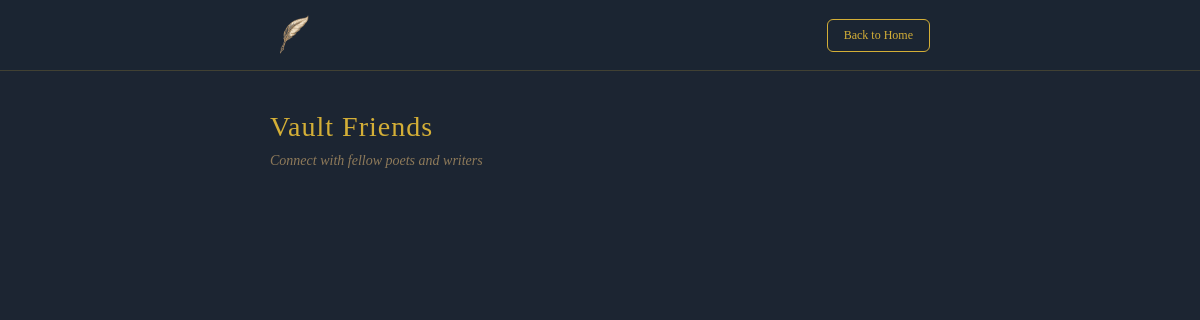
Before: /users (signed in) with the older database file.
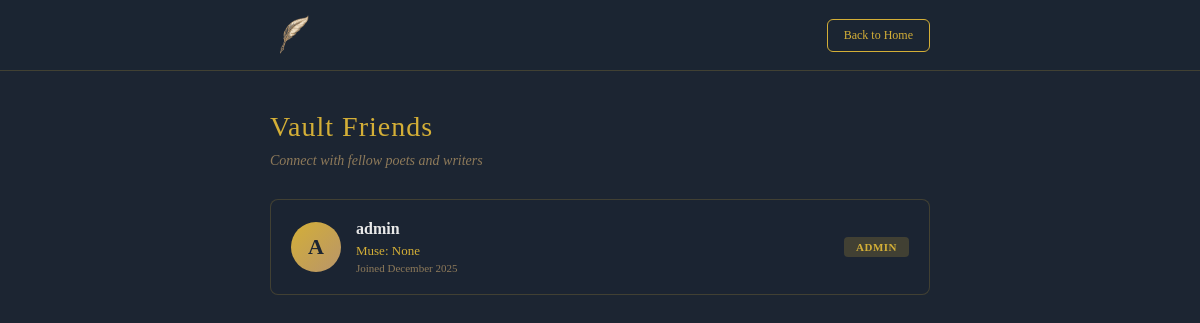
After: the same page with the newer database file.
### models.py (models this page shows, shortened)
class User(UserMixin, db.Model):
    __tablename__ = 'users'
    id = db.Column(db.Integer, primary_key=True)
    username = db.Column(db.String(80), unique=True, nullable=False)
    email = db.Column(db.String(120), unique=True, nullable=False)
    password_hash = db.Column(db.String(255), nullable=False)
    age = db.Column(db.Integer, nullable=True)
    favorite_poet = db.Column(db.String(100), nullable=True)
    is_admin = db.Column(db.Boolean, default=False)
    has_seen_tutorial = db.Column(db.Boolean, default=False)
    subscription_tier = db.Column(db.String(20), default='free')  # free, plus, pro
    subscription_expires = db.Column(db.DateTime, nullable=True)
    created_at = db.Column(db.DateTime, default=datetime.utcnow)
    last_login = db.Column(db.DateTime, nullable=True)
    privacy_settings = db.Column(db.Text, nullable=True)  # Encrypted JSON
    is_banned = db.Column(db.Boolean, default=False)
    ban_reason = db.Column(db.String(500), nullable=True)
    failed_login_attempts = db.Column(db.Integer, default=0)
    account_locked_until = db.Column(db.DateTime, nullable=True)
    email_verified = db.Column(db.Boolean, default=False)
    two_factor_enabled = db.Column(db.Boolean, default=False)
    data_sharing_consent = db.Column(db.Boolean, default=False)
    poems = db.relationship('Poem', backref='author', lazy=True)
    comments = db.relationship('Comment', backref='author', lazy=True)
    saved_poems = db.relationship('SavedPoem', backref='user', lazy=True, cascade='all, delete-orphan')
    likes = db.relationship('Like', backref='user', lazy=True, cascade='all, delete-orphan')
    notifications = db.relationship('Notification', backref='user', lazy=True, cascade='all, delete-orphan')
    highlights = db.relationship('Highlight', backref='user', lazy=True, cascade='all, delete-orphan')
    following = db.relationship('Follow', foreign_keys='Follow.follower_id', backref='follower', lazy='dynamic', cascade='all, delete-orphan')
    followers = db.relationship('Follow', foreign_keys='Follow.followed_id', backref='followed', lazy='dynamic', cascade='all, delete-orphan')

### app.py (the view)
    @app.route('/users')
    @login_required
    def users():
        try:
            from models import Follow
            classic_poet_names = ['Shakespeare', 'Rumi', 'Emily Dickinson', 'Edgar Allan Poe',
                                 'Walt Whitman', 'Lord Byron', 'William Wordsworth',
                                 'John Keats', 'Percy Shelley', 'Robert Burns',
                                 'Robert Frost', 'Maya Angelou', 'Langston Hughes',
                                 'المتنبي', 'قيس بن الملوح']
            all_users = User.query.filter(
                ~User.username.in_(classic_poet_names)
            ).order_by(User.created_at.desc()).limit(100).all()  # Limit for performance
            current_user_following_ids = [f.followed_id for f in Follow.query.filter_by(follower_id=current_user.id).all()]
            return render_template('users.html', users=all_users, current_user_following_ids=current_user_following_ids)
        except Exception as e:
            logger.error(f"Error in users route: {str(e)}")
            return render_template('users.html', users=[], current_user_following_ids=[], error='Failed to load users')

### templates/users.html (shortened to what this page needs)
<!DOCTYPE html>
<html>
<head>
</head>
<body>
    <nav class="navbar">
        <div class="nav-container">
            <a href="/home" class="logo">
                <img src="{{ url_for('static', filename='images/logo.png') }}" alt="Poetry Vault" style="height: 40px; width: auto; vertical-align: middle;">
            </a>
            <a href="/home" class="btn-back">Back to Home</a>
        </div>
    </nav>
    <div class="container">
        <h1>Vault Friends</h1>
        <p class="subtitle">Connect with fellow poets and writers</p>
        {% for user in users %}
        <div class="user-card">
            <a href="/user/{{ user.id }}">
                <div class="avatar">{{ user.username[0].upper() }}</div>
                <div class="user-info">
                    <strong>{{ user.username }}</strong>
                    <div class="poet">Muse: {{ user.favorite_poet }}</div>
                    <div class="joined">Joined {{ user.created_at.strftime('%B %Y') }}</div>
                </div>
            </a>
            {% if user.is_admin %}
            <div class="admin-badge">Admin</div>
            {% elif user.id != current_user.id %}
            <button class="follow-btn {% if user.id in current_user_following_ids %}following{% endif %}"
                    id="follow-btn-{{ user.id }}"
                    onclick="toggleFollow({{ user.id }})">
                {% if user.id in current_user_following_ids %}Following{% else %}Follow{% endif %}
            </button>
            {% endif %}
        </div>
        {% endfor %}
    </div>
</body>
</html>

### templates/users.html (style rules this page uses)
* { margin: 0; padding: 0; box-sizing: border-box; }
body { font-family: 'Georgia', 'Times New Roman', serif; background: #1c2532; min-height: 100vh; color: #e8e8e8; }
.navbar { background: rgba(28, 37, 50, 0.95); border-bottom: 1px solid rgba(212, 175, 55, 0.2); padding: 15px 0; position: sticky; top: 0; z-index: 100; }
.nav-container { max-width: 700px; margin: 0 auto; padding: 0 20px; display: flex; justify-content: space-between; align-items: center; }
.logo { font-size: 24px; color: #d4af37; font-weight: 600; letter-spacing: 1px; text-decoration: none; }
.btn-back { padding: 8px 16px; background: transparent; color: #d4af37; border: 1px solid #d4af37; border-radius: 6px; text-decoration: none; font-size: 12px; font-weight: 500; }
.container { max-width: 700px; margin: 40px auto; padding: 0 20px; }
h1 { color: #d4af37; font-size: 28px; margin-bottom: 10px; font-weight: normal; letter-spacing: 1px; }
.subtitle { color: #8e7a5a; font-size: 14px; margin-bottom: 30px; font-style: italic; }
.user-card { background: rgba(28, 37, 50, 0.8); border: 1px solid rgba(212, 175, 55, 0.2); border-radius: 8px; padding: 20px; margin-bottom: 15px; display: flex; align-items: center; gap: 15px; transition: border-color 0.2s; }
.avatar { width: 50px; height: 50px; border-radius: 50%; background: linear-gradient(135deg, #d4af37 0%, #b8956a 100%); display: flex; align-items: center; justify-content: center; color: #1c2532; font-weight: bold; font-size: 22px; flex-shrink: 0; }
.user-info { flex: 1; }
.user-info strong { color: #e8e8e8; font-size: 16px; display: block; font-weight: 600; margin-bottom: 5px; }
.user-info .poet { color: #d4af37; font-size: 13px; margin-bottom: 3px; }
.user-info .joined { color: #8e7a5a; font-size: 11px; }
.admin-badge { background: rgba(212, 175, 55, 0.2); color: #d4af37; padding: 4px 12px; border-radius: 4px; font-size: 11px; font-weight: 600; letter-spacing: 0.5px; text-transform: uppercase; }
.user-card a { text-decoration: none; color: inherit; flex: 1; display: flex; align-items: center; gap: 15px; }

Changed rows visible on the page:
added User: username "A", username "admin", favorite_poet "None", created_at "December 2025", is_admin "ADMIN"
